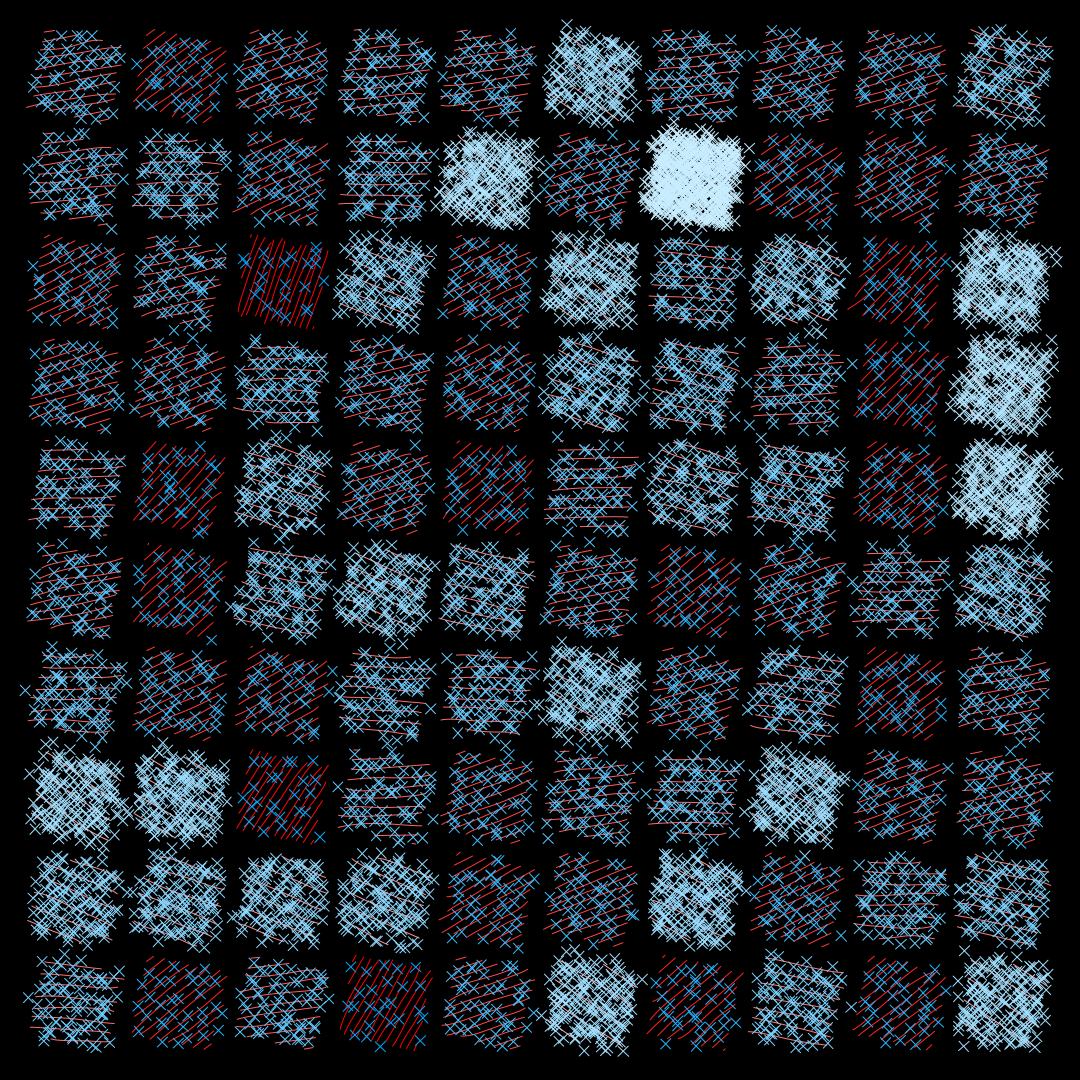

Source code (Python):
import cairo
from handd import HDD
from opensimplex import OpenSimplex
import colorsys
import math


class Carre:
    def __init__(self, l, c, dim, calque):
        self.l = l
        self.c = c
        self.dim = dim
        self.calque = calque

    def affiche(self):
        self.calque.set_line_width(0)
        p = self.calque.regular_polygon_hdd((self.c, self.l, self.dim),
                                            4, 1)
        self.calque.stroke()
        return p


offset = 50
W = 1_080 - offset
H = 1_080 - offset
dim = 103

img = cairo.ImageSurface(cairo.FORMAT_RGB24, W + offset, H + offset)
ctx = HDD(img)

carres = []
for l in range(H // dim):
    for c in range(W // dim):
        carres.append(Carre((offset + dim) // 2 + l * dim,
                            (offset + dim) // 2 + c * dim,
                            dim // 1.8,
                            ctx))

info_carres = []
for c in carres:
    info_carres.append((c, c.affiche()))

ctx.set_line_width(1)
noise = OpenSimplex()
for i, pack_c in enumerate(info_carres):
    c, (p, bb) = pack_c
    n = noise.noise3d(c.l / dim, c.c / dim, (dim * c.l + c.c) * .001)
    angle = n * math.pi / 2
    nb = int((1 + n) * 10)
    couleur = int((1 + n) * 60)
    #
    couleur_hsv = (0, couleur / 100, 1)
    ctx.set_source_rgb(*colorsys.hsv_to_rgb(*couleur_hsv))
    ctx.hatch_hdd(p, bb, angle=angle, nb=nb)
    ctx.stroke()
    #
    couleur_hsv = (200 / 360, couleur / 100, 1)
    ctx.set_source_rgb(*colorsys.hsv_to_rgb(*couleur_hsv))
    ctx.dot_hdd(p, bb, sep=nb)
    ctx.stroke()


img.write_to_png("test2.png")
